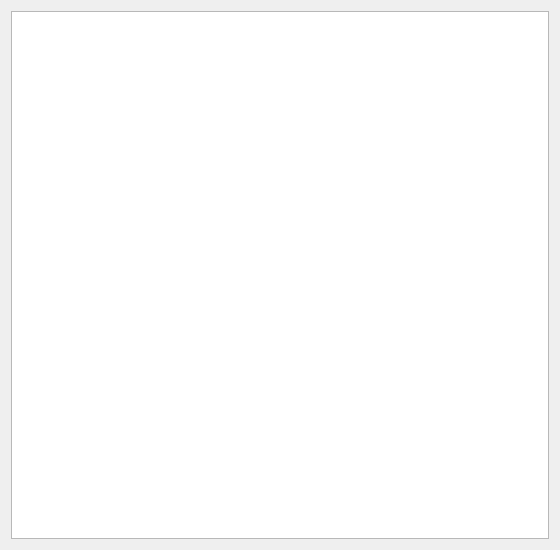
<?xml version="1.0" encoding="UTF-8"?>
<ui version="4.0">
 <class>ResultTable</class>
 <widget class="QDialog" name="ResultTable">
  <property name="geometry">
   <rect>
    <x>0</x>
    <y>0</y>
    <width>560</width>
    <height>550</height>
   </rect>
  </property>
  <property name="windowTitle">
   <string>Dialog</string>
  </property>
  <layout class="QGridLayout" name="gridLayout">
   <item row="0" column="0">
    <widget class="QTableView" name="tableView"/>
   </item>
  </layout>
 </widget>
 <resources/>
 <connections/>
</ui>
